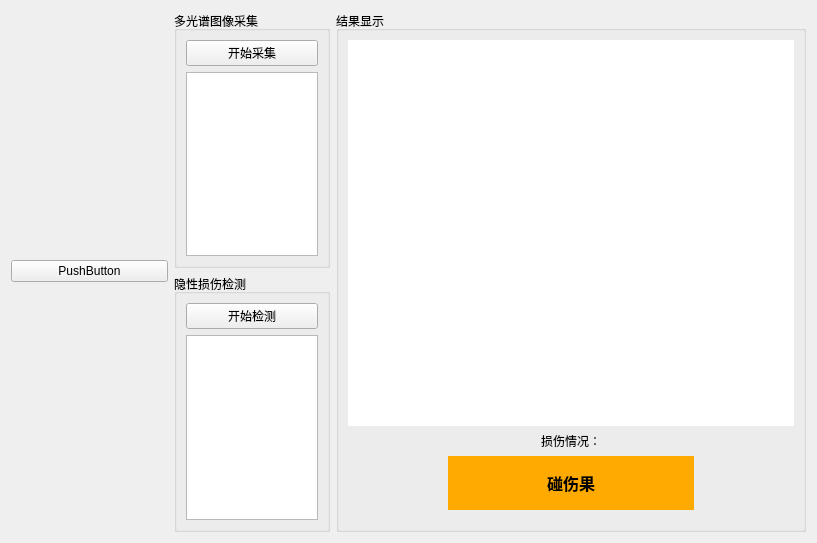
<?xml version="1.0" encoding="UTF-8"?>
<ui version="4.0">
 <class>Form</class>
 <widget class="QWidget" name="Form">
  <property name="geometry">
   <rect>
    <x>0</x>
    <y>0</y>
    <width>817</width>
    <height>543</height>
   </rect>
  </property>
  <property name="windowTitle">
   <string>Form</string>
  </property>
  <layout class="QHBoxLayout" name="horizontalLayout_3" stretch="2,2,6">
   <item>
    <layout class="QVBoxLayout" name="xiangji_left">
     <item>
      <widget class="QPushButton" name="pushButton">
       <property name="text">
        <string>PushButton</string>
       </property>
      </widget>
     </item>
    </layout>
   </item>
   <item>
    <layout class="QVBoxLayout" name="Middle">
     <item>
      <widget class="QGroupBox" name="MutiImg">
       <property name="title">
        <string>多光谱图像采集</string>
       </property>
       <layout class="QVBoxLayout" name="verticalLayout">
        <item>
         <widget class="QPushButton" name="caiji">
          <property name="text">
           <string>开始采集</string>
          </property>
         </widget>
        </item>
        <item>
         <widget class="QTextBrowser" name="caiji_Browser"/>
        </item>
       </layout>
      </widget>
     </item>
     <item>
      <widget class="QGroupBox" name="Detection">
       <property name="title">
        <string>隐性损伤检测</string>
       </property>
       <layout class="QVBoxLayout" name="verticalLayout_2">
        <item>
         <widget class="QPushButton" name="jiance">
          <property name="text">
           <string>开始检测</string>
          </property>
         </widget>
        </item>
        <item>
         <widget class="QTextBrowser" name="jiance_Browser"/>
        </item>
       </layout>
      </widget>
     </item>
    </layout>
   </item>
   <item>
    <widget class="QGroupBox" name="ReslutView_right">
     <property name="sizePolicy">
      <sizepolicy hsizetype="Preferred" vsizetype="Preferred">
       <horstretch>0</horstretch>
       <verstretch>0</verstretch>
      </sizepolicy>
     </property>
     <property name="title">
      <string>结果显示</string>
     </property>
     <layout class="QVBoxLayout" name="verticalLayout_3" stretch="6,0,1">
      <item>
       <layout class="QHBoxLayout" name="horizontalLayout_4">
        <item>
         <widget class="QLabel" name="tuxiang">
          <property name="styleSheet">
           <string notr="true">background-color: rgb(255, 255, 255);</string>
          </property>
          <property name="frameShape">
           <enum>QFrame::NoFrame</enum>
          </property>
          <property name="text">
           <string/>
          </property>
         </widget>
        </item>
       </layout>
      </item>
      <item>
       <layout class="QHBoxLayout" name="horizontalLayout">
        <item>
         <widget class="QLabel" name="qingkuang">
          <property name="text">
           <string>损伤情况：</string>
          </property>
          <property name="alignment">
           <set>Qt::AlignCenter</set>
          </property>
         </widget>
        </item>
       </layout>
      </item>
      <item>
       <layout class="QHBoxLayout" name="horizontalLayout_2">
        <property name="leftMargin">
         <number>100</number>
        </property>
        <property name="rightMargin">
         <number>100</number>
        </property>
        <property name="bottomMargin">
         <number>10</number>
        </property>
        <item>
         <widget class="QLabel" name="jieguo">
          <property name="font">
           <font>
            <pointsize>12</pointsize>
            <weight>75</weight>
            <bold>true</bold>
           </font>
          </property>
          <property name="styleSheet">
           <string notr="true">background-color: rgb(255, 170, 0);</string>
          </property>
          <property name="frameShape">
           <enum>QFrame::NoFrame</enum>
          </property>
          <property name="text">
           <string>碰伤果</string>
          </property>
          <property name="alignment">
           <set>Qt::AlignCenter</set>
          </property>
         </widget>
        </item>
       </layout>
      </item>
     </layout>
    </widget>
   </item>
  </layout>
 </widget>
 <resources/>
 <connections/>
</ui>
